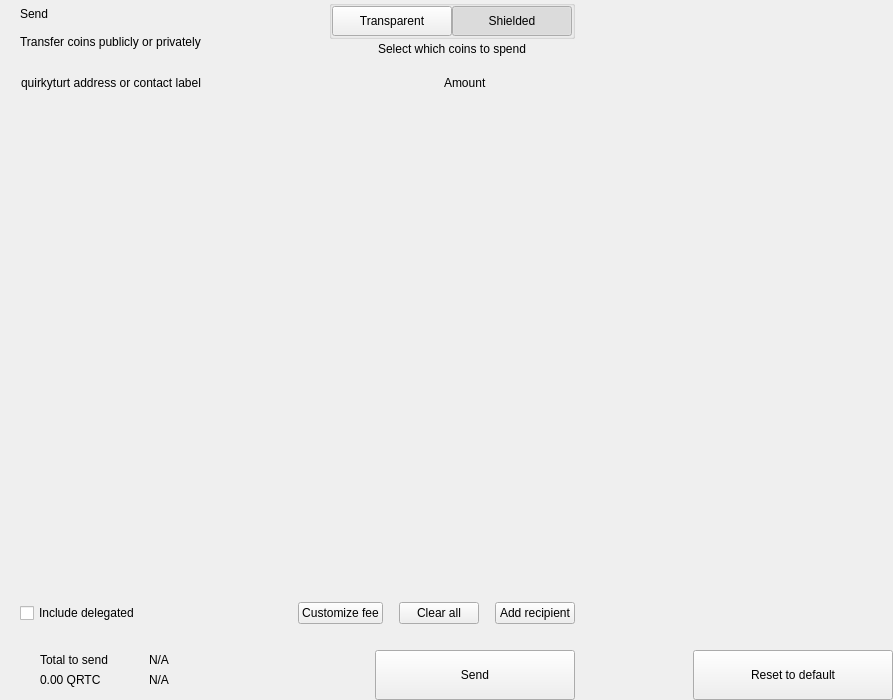
<?xml version="1.0" encoding="UTF-8"?>
<ui version="4.0">
 <class>send</class>
 <widget class="QWidget" name="send">
  <property name="geometry">
   <rect>
    <x>0</x>
    <y>0</y>
    <width>893</width>
    <height>700</height>
   </rect>
  </property>
  <property name="windowTitle">
   <string>Form</string>
  </property>
  <layout class="QHBoxLayout" name="horizontalLayout_2" stretch="2,1">
   <property name="spacing">
    <number>0</number>
   </property>
   <property name="leftMargin">
    <number>0</number>
   </property>
   <property name="topMargin">
    <number>0</number>
   </property>
   <property name="rightMargin">
    <number>0</number>
   </property>
   <property name="bottomMargin">
    <number>0</number>
   </property>
   <item>
    <widget class="QWidget" name="left" native="true">
     <layout class="QVBoxLayout" name="verticalLayout_3">
      <property name="spacing">
       <number>0</number>
      </property>
      <property name="leftMargin">
       <number>0</number>
      </property>
      <property name="topMargin">
       <number>0</number>
      </property>
      <property name="rightMargin">
       <number>0</number>
      </property>
      <property name="bottomMargin">
       <number>0</number>
      </property>
      <item>
       <layout class="QVBoxLayout" name="verticalLayout_22" stretch="0,0,0,1,0,0,0,0">
        <property name="spacing">
         <number>0</number>
        </property>
        <item>
         <layout class="QHBoxLayout" name="horizontalLayout_3">
          <property name="spacing">
           <number>0</number>
          </property>
          <property name="leftMargin">
           <number>20</number>
          </property>
          <property name="rightMargin">
           <number>20</number>
          </property>
          <item>
           <layout class="QVBoxLayout" name="verticalLayout">
            <property name="spacing">
             <number>0</number>
            </property>
            <item>
             <widget class="QLabel" name="labelTitle">
              <property name="text">
               <string>Send</string>
              </property>
              <property name="alignment">
               <set>Qt::AlignLeading|Qt::AlignLeft|Qt::AlignVCenter</set>
              </property>
             </widget>
            </item>
            <item>
             <widget class="QLabel" name="labelSubtitle1">
              <property name="text">
               <string>Transfer coins publicly or privately</string>
              </property>
             </widget>
            </item>
           </layout>
          </item>
          <item>
           <spacer name="horizontalSpacer">
            <property name="orientation">
             <enum>Qt::Horizontal</enum>
            </property>
            <property name="sizeHint" stdset="0">
             <size>
              <width>40</width>
              <height>20</height>
             </size>
            </property>
           </spacer>
          </item>
          <item>
           <layout class="QVBoxLayout" name="verticalLayout_6">
            <property name="spacing">
             <number>3</number>
            </property>
            <item alignment="Qt::AlignHCenter">
             <widget class="QGroupBox" name="groupBox">
              <property name="styleSheet">
               <string notr="true">#groupBox{
padding-top:2px;
}</string>
              </property>
              <property name="title">
               <string/>
              </property>
              <property name="alignment">
               <set>Qt::AlignCenter</set>
              </property>
              <layout class="QHBoxLayout" name="horizontalLayout_4">
               <property name="spacing">
                <number>0</number>
               </property>
               <property name="leftMargin">
                <number>0</number>
               </property>
               <property name="topMargin">
                <number>0</number>
               </property>
               <property name="rightMargin">
                <number>0</number>
               </property>
               <property name="bottomMargin">
                <number>0</number>
               </property>
               <item>
                <widget class="QPushButton" name="pushLeft">
                 <property name="minimumSize">
                  <size>
                   <width>120</width>
                   <height>30</height>
                  </size>
                 </property>
                 <property name="maximumSize">
                  <size>
                   <width>120</width>
                   <height>30</height>
                  </size>
                 </property>
                 <property name="focusPolicy">
                  <enum>Qt::NoFocus</enum>
                 </property>
                 <property name="text">
                  <string>Transparent</string>
                 </property>
                 <property name="checkable">
                  <bool>true</bool>
                 </property>
                 <property name="autoExclusive">
                  <bool>true</bool>
                 </property>
                </widget>
               </item>
               <item>
                <widget class="QPushButton" name="pushRight">
                 <property name="minimumSize">
                  <size>
                   <width>120</width>
                   <height>30</height>
                  </size>
                 </property>
                 <property name="maximumSize">
                  <size>
                   <width>120</width>
                   <height>30</height>
                  </size>
                 </property>
                 <property name="focusPolicy">
                  <enum>Qt::NoFocus</enum>
                 </property>
                 <property name="text">
                  <string>Shielded</string>
                 </property>
                 <property name="checkable">
                  <bool>true</bool>
                 </property>
                 <property name="checked">
                  <bool>true</bool>
                 </property>
                 <property name="autoExclusive">
                  <bool>true</bool>
                 </property>
                </widget>
               </item>
              </layout>
             </widget>
            </item>
            <item alignment="Qt::AlignHCenter|Qt::AlignTop">
             <widget class="QLabel" name="labelSubtitle2">
              <property name="styleSheet">
               <string notr="true"/>
              </property>
              <property name="text">
               <string>Select which coins to spend</string>
              </property>
              <property name="alignment">
               <set>Qt::AlignCenter</set>
              </property>
              <property name="indent">
               <number>0</number>
              </property>
             </widget>
            </item>
           </layout>
          </item>
         </layout>
        </item>
        <item>
         <spacer name="verticalSpacer_2">
          <property name="orientation">
           <enum>Qt::Vertical</enum>
          </property>
          <property name="sizeType">
           <enum>QSizePolicy::Fixed</enum>
          </property>
          <property name="sizeHint" stdset="0">
           <size>
            <width>20</width>
            <height>20</height>
           </size>
          </property>
         </spacer>
        </item>
        <item>
         <layout class="QHBoxLayout" name="horizontalLayout" stretch="6,0,2">
          <property name="spacing">
           <number>0</number>
          </property>
          <property name="leftMargin">
           <number>10</number>
          </property>
          <property name="topMargin">
           <number>0</number>
          </property>
          <property name="rightMargin">
           <number>20</number>
          </property>
          <property name="bottomMargin">
           <number>0</number>
          </property>
          <item>
           <widget class="QLabel" name="labelSubtitleAddress">
            <property name="styleSheet">
             <string notr="true">margin-left:8px;</string>
            </property>
            <property name="text">
             <string>quirkyturt address or contact label</string>
            </property>
           </widget>
          </item>
          <item>
           <spacer name="horizontalSpacer_3">
            <property name="orientation">
             <enum>Qt::Horizontal</enum>
            </property>
            <property name="sizeType">
             <enum>QSizePolicy::Fixed</enum>
            </property>
            <property name="sizeHint" stdset="0">
             <size>
              <width>40</width>
              <height>1</height>
             </size>
            </property>
           </spacer>
          </item>
          <item>
           <widget class="QLabel" name="labelSubtitleAmount">
            <property name="text">
             <string>Amount</string>
            </property>
           </widget>
          </item>
         </layout>
        </item>
        <item>
         <widget class="QScrollArea" name="scrollArea">
          <property name="minimumSize">
           <size>
            <width>0</width>
            <height>350</height>
           </size>
          </property>
          <property name="styleSheet">
           <string notr="true">#scrollArea {
            background:transparent;
            margin-top:10px;
}</string>
          </property>
          <property name="horizontalScrollBarPolicy">
           <enum>Qt::ScrollBarAlwaysOff</enum>
          </property>
          <property name="sizeAdjustPolicy">
           <enum>QAbstractScrollArea::AdjustIgnored</enum>
          </property>
          <property name="widgetResizable">
           <bool>true</bool>
          </property>
          <property name="alignment">
           <set>Qt::AlignLeading|Qt::AlignLeft|Qt::AlignTop</set>
          </property>
          <widget class="QWidget" name="scrollAreaWidgetContents">
           <property name="geometry">
            <rect>
             <x>0</x>
             <y>0</y>
             <width>591</width>
             <height>16</height>
            </rect>
           </property>
           <property name="sizePolicy">
            <sizepolicy hsizetype="Preferred" vsizetype="Maximum">
             <horstretch>0</horstretch>
             <verstretch>0</verstretch>
            </sizepolicy>
           </property>
           <property name="autoFillBackground">
            <bool>false</bool>
           </property>
           <property name="styleSheet">
            <string notr="true">#scrollAreaWidgetContents {
             background:transparent;
             }</string>
           </property>
           <layout class="QVBoxLayout" name="verticalLayout_7">
            <property name="spacing">
             <number>0</number>
            </property>
            <property name="sizeConstraint">
             <enum>QLayout::SetDefaultConstraint</enum>
            </property>
            <property name="leftMargin">
             <number>0</number>
            </property>
            <property name="topMargin">
             <number>0</number>
            </property>
            <property name="rightMargin">
             <number>0</number>
            </property>
            <property name="bottomMargin">
             <number>0</number>
            </property>
           </layout>
          </widget>
         </widget>
        </item>
        <item>
         <spacer name="verticalSpacer_4">
          <property name="orientation">
           <enum>Qt::Vertical</enum>
          </property>
          <property name="sizeType">
           <enum>QSizePolicy::Fixed</enum>
          </property>
          <property name="sizeHint" stdset="0">
           <size>
            <width>20</width>
            <height>20</height>
           </size>
          </property>
         </spacer>
        </item>
        <item>
         <layout class="QHBoxLayout" name="horizontalLayout_20">
          <property name="spacing">
           <number>6</number>
          </property>
          <property name="leftMargin">
           <number>20</number>
          </property>
          <property name="rightMargin">
           <number>20</number>
          </property>
          <item>
           <widget class="QCheckBox" name="checkBoxDelegations">
            <property name="layoutDirection">
             <enum>Qt::LeftToRight</enum>
            </property>
            <property name="text">
             <string>Include delegated</string>
            </property>
           </widget>
          </item>
          <item>
           <spacer name="horizontalSpacer_4">
            <property name="orientation">
             <enum>Qt::Horizontal</enum>
            </property>
            <property name="sizeHint" stdset="0">
             <size>
              <width>10</width>
              <height>20</height>
             </size>
            </property>
           </spacer>
          </item>
          <item>
           <widget class="QPushButton" name="pushButtonFee">
            <property name="focusPolicy">
             <enum>Qt::NoFocus</enum>
            </property>
            <property name="text">
             <string>Customize fee</string>
            </property>
           </widget>
          </item>
          <item>
           <spacer name="horizontalSpacer_11">
            <property name="orientation">
             <enum>Qt::Horizontal</enum>
            </property>
            <property name="sizeType">
             <enum>QSizePolicy::Minimum</enum>
            </property>
            <property name="sizeHint" stdset="0">
             <size>
              <width>10</width>
              <height>20</height>
             </size>
            </property>
           </spacer>
          </item>
          <item>
           <widget class="QPushButton" name="pushButtonClear">
            <property name="focusPolicy">
             <enum>Qt::NoFocus</enum>
            </property>
            <property name="layoutDirection">
             <enum>Qt::RightToLeft</enum>
            </property>
            <property name="text">
             <string>Clear all</string>
            </property>
           </widget>
          </item>
          <item>
           <spacer name="horizontalSpacer_6">
            <property name="orientation">
             <enum>Qt::Horizontal</enum>
            </property>
            <property name="sizeType">
             <enum>QSizePolicy::Fixed</enum>
            </property>
            <property name="sizeHint" stdset="0">
             <size>
              <width>10</width>
              <height>20</height>
             </size>
            </property>
           </spacer>
          </item>
          <item>
           <widget class="QPushButton" name="pushButtonAddRecipient">
            <property name="focusPolicy">
             <enum>Qt::NoFocus</enum>
            </property>
            <property name="text">
             <string>Add recipient</string>
            </property>
           </widget>
          </item>
         </layout>
        </item>
        <item>
         <spacer name="verticalSpacer">
          <property name="orientation">
           <enum>Qt::Vertical</enum>
          </property>
          <property name="sizeType">
           <enum>QSizePolicy::Fixed</enum>
          </property>
          <property name="sizeHint" stdset="0">
           <size>
            <width>20</width>
            <height>16</height>
           </size>
          </property>
         </spacer>
        </item>
        <item>
         <layout class="QHBoxLayout" name="horizontalLayout_7">
          <property name="rightMargin">
           <number>20</number>
          </property>
          <item>
           <layout class="QHBoxLayout" name="horizontalLayout_10">
            <property name="spacing">
             <number>0</number>
            </property>
            <property name="leftMargin">
             <number>8</number>
            </property>
            <item>
             <widget class="QStackedWidget" name="stackedWidget">
              <property name="minimumSize">
               <size>
                <width>0</width>
                <height>60</height>
               </size>
              </property>
              <property name="maximumSize">
               <size>
                <width>16777215</width>
                <height>60</height>
               </size>
              </property>
              <widget class="QWidget" name="page1">
               <layout class="QVBoxLayout" name="verticalLayout_71" stretch="0">
                <property name="spacing">
                 <number>6</number>
                </property>
                <property name="leftMargin">
                 <number>12</number>
                </property>
                <property name="topMargin">
                 <number>0</number>
                </property>
                <property name="rightMargin">
                 <number>0</number>
                </property>
                <property name="bottomMargin">
                 <number>0</number>
                </property>
                <item>
                 <widget class="QWidget" name="coinWidget" native="true">
                  <property name="minimumSize">
                   <size>
                    <width>0</width>
                    <height>60</height>
                   </size>
                  </property>
                  <property name="maximumSize">
                   <size>
                    <width>16777215</width>
                    <height>60</height>
                   </size>
                  </property>
                  <layout class="QHBoxLayout" name="horizontalLayout_9">
                   <property name="spacing">
                    <number>0</number>
                   </property>
                   <property name="leftMargin">
                    <number>20</number>
                   </property>
                   <property name="topMargin">
                    <number>10</number>
                   </property>
                   <property name="rightMargin">
                    <number>20</number>
                   </property>
                   <property name="bottomMargin">
                    <number>10</number>
                   </property>
                   <item>
                    <layout class="QVBoxLayout" name="verticalSend">
                     <property name="spacing">
                      <number>0</number>
                     </property>
                     <item>
                      <widget class="QLabel" name="labelTitleTotalSend">
                       <property name="text">
                        <string>Total to send</string>
                       </property>
                      </widget>
                     </item>
                     <item>
                      <widget class="QLabel" name="labelAmountSend">
                       <property name="text">
                        <string notr="true">0.00 QRTC</string>
                       </property>
                      </widget>
                     </item>
                    </layout>
                   </item>
                   <item>
                    <spacer name="horizontalSpacer_9">
                     <property name="orientation">
                      <enum>Qt::Horizontal</enum>
                     </property>
                     <property name="sizeType">
                      <enum>QSizePolicy::Fixed</enum>
                     </property>
                     <property name="sizeHint" stdset="0">
                      <size>
                       <width>20</width>
                       <height>20</height>
                      </size>
                     </property>
                    </spacer>
                   </item>
                   <item>
                    <widget class="QLabel" name="labelLine">
                     <property name="minimumSize">
                      <size>
                       <width>1</width>
                       <height>0</height>
                      </size>
                     </property>
                     <property name="maximumSize">
                      <size>
                       <width>1</width>
                       <height>16777215</height>
                      </size>
                     </property>
                     <property name="text">
                      <string/>
                     </property>
                    </widget>
                   </item>
                   <item>
                    <spacer name="horizontalSpacer_10">
                     <property name="orientation">
                      <enum>Qt::Horizontal</enum>
                     </property>
                     <property name="sizeType">
                      <enum>QSizePolicy::Fixed</enum>
                     </property>
                     <property name="sizeHint" stdset="0">
                      <size>
                       <width>20</width>
                       <height>20</height>
                      </size>
                     </property>
                    </spacer>
                   </item>
                   <item>
                    <layout class="QVBoxLayout" name="verticalRemaining">
                     <property name="spacing">
                      <number>0</number>
                     </property>
                     <item>
                      <widget class="QLabel" name="labelTitleTotalRemaining">
                       <property name="text">
                        <string notr="true">N/A</string>
                       </property>
                      </widget>
                     </item>
                     <item>
                      <widget class="QLabel" name="labelAmountRemaining">
                       <property name="text">
                        <string notr="true">N/A</string>
                       </property>
                      </widget>
                     </item>
                    </layout>
                   </item>
                  </layout>
                 </widget>
                </item>
               </layout>
              </widget>
              <widget class="QWidget" name="page_2"/>
             </widget>
            </item>
           </layout>
          </item>
          <item>
           <spacer name="horizontalSpacer_5">
            <property name="orientation">
             <enum>Qt::Horizontal</enum>
            </property>
            <property name="sizeType">
             <enum>QSizePolicy::Expanding</enum>
            </property>
            <property name="sizeHint" stdset="0">
             <size>
              <width>40</width>
              <height>20</height>
             </size>
            </property>
           </spacer>
          </item>
          <item alignment="Qt::AlignBottom">
           <widget class="QPushButton" name="pushButtonSave">
            <property name="minimumSize">
             <size>
              <width>200</width>
              <height>50</height>
             </size>
            </property>
            <property name="maximumSize">
             <size>
              <width>200</width>
              <height>50</height>
             </size>
            </property>
            <property name="focusPolicy">
             <enum>Qt::NoFocus</enum>
            </property>
            <property name="text">
             <string>Send</string>
            </property>
           </widget>
          </item>
         </layout>
        </item>
       </layout>
      </item>
     </layout>
    </widget>
   </item>
   <item>
    <widget class="QWidget" name="right" native="true">
     <layout class="QVBoxLayout" name="verticalLayout_5">
      <property name="leftMargin">
       <number>0</number>
      </property>
      <property name="topMargin">
       <number>0</number>
      </property>
      <property name="rightMargin">
       <number>0</number>
      </property>
      <property name="bottomMargin">
       <number>0</number>
      </property>
      <item>
       <layout class="QVBoxLayout" name="verticalLayout_4">
        <property name="spacing">
         <number>6</number>
        </property>
        <item>
         <widget class="OptionButton" name="btnCoinControl" native="true">
          <property name="minimumSize">
           <size>
            <width>0</width>
            <height>50</height>
           </size>
          </property>
         </widget>
        </item>
        <item>
         <widget class="OptionButton" name="btnChangeAddress" native="true">
          <property name="minimumSize">
           <size>
            <width>0</width>
            <height>50</height>
           </size>
          </property>
         </widget>
        </item>
        <item>
         <widget class="OptionButton" name="btnUri" native="true">
          <property name="minimumSize">
           <size>
            <width>0</width>
            <height>50</height>
           </size>
          </property>
         </widget>
        </item>
        <item>
         <widget class="OptionButton" name="btnShieldCoins" native="true">
          <property name="minimumSize">
           <size>
            <width>0</width>
            <height>50</height>
           </size>
          </property>
         </widget>
        </item>
        <item>
         <spacer name="verticalSpacer_5">
          <property name="orientation">
           <enum>Qt::Vertical</enum>
          </property>
          <property name="sizeHint" stdset="0">
           <size>
            <width>20</width>
            <height>40</height>
           </size>
          </property>
         </spacer>
        </item>
        <item>
         <layout class="QHBoxLayout" name="horizontalLayout_8">
          <item>
           <spacer name="horizontalSpacer_7">
            <property name="orientation">
             <enum>Qt::Horizontal</enum>
            </property>
            <property name="sizeHint" stdset="0">
             <size>
              <width>40</width>
              <height>20</height>
             </size>
            </property>
           </spacer>
          </item>
          <item>
           <widget class="QPushButton" name="pushButtonReset">
            <property name="minimumSize">
             <size>
              <width>200</width>
              <height>50</height>
             </size>
            </property>
            <property name="maximumSize">
             <size>
              <width>200</width>
              <height>50</height>
             </size>
            </property>
            <property name="focusPolicy">
             <enum>Qt::NoFocus</enum>
            </property>
            <property name="text">
             <string>Reset to default</string>
            </property>
           </widget>
          </item>
         </layout>
        </item>
       </layout>
      </item>
     </layout>
    </widget>
   </item>
  </layout>
 </widget>
 <customwidgets>
  <customwidget>
   <class>OptionButton</class>
   <extends>QWidget</extends>
   <header>qt/quirkyturt/optionbutton.h</header>
   <container>1</container>
  </customwidget>
 </customwidgets>
 <resources/>
 <connections/>
</ui>
